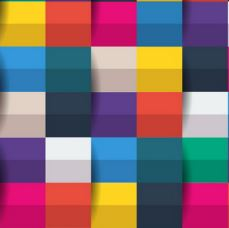
#> input picture OpenCV-Python/Code/4_Picture_Process/2_geometry_transform/img.jpg, 229 x 228 px, given in place of the camera
$ python self_filter.py
#> lines starting #> are read from the running program, lines starting #| are printed output that depends on the picture; after the words box and inside, x2 and y2 are one past the last pixel; in counts of white or black regions, pixels touching at a corner belong together
import cv2
import numpy as np

cap = cv2.VideoCapture(1)
cap.set(10, 2)

# 卷积核创建
kernel = np.ones((5, 5), np.float32)/25

while cap.isOpened() == True:
    ret, frame = cap.read()
#> frame is the input picture: shape (228, 229, 3); mean B, G, R 114.3, 106.5, 134.8
    if ret == True:
        # 一般而言，先进行降噪操作，然后再二值化
        frame = cv2.filter2D(frame, -1, kernel)
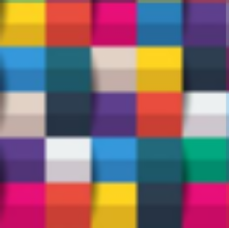
#> frame: shape (228, 229, 3); mean B, G, R 114.3, 106.6, 134.8
        frame = cv2.cvtColor(frame, cv2.COLOR_BGR2GRAY)
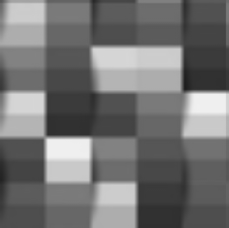
#> frame: shape (228, 229); min 29, max 240, mean 115.9
        frame = cv2.adaptiveThreshold(
            frame, 255, cv2.ADAPTIVE_THRESH_GAUSSIAN_C, cv2.THRESH_BINARY, 25, 10)
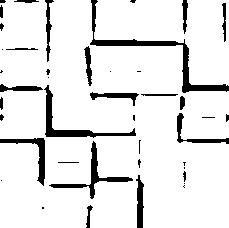
#> frame: shape (228, 229); 90.1% white; 42 black regions (20 under 20 px), largest, box (x1, y1, x2, y2) and area: (90, 0, 229, 93) 1149, (44, 85, 136, 138) 728, (49, 141, 133, 199) 602

        cv2.imshow('res', frame)
        key = cv2.waitKey(1)
#> (key Esc is pressed here)
        if key == 27:
            break
    else:
        break

cv2.destroyAllWindows()
cap.release()
